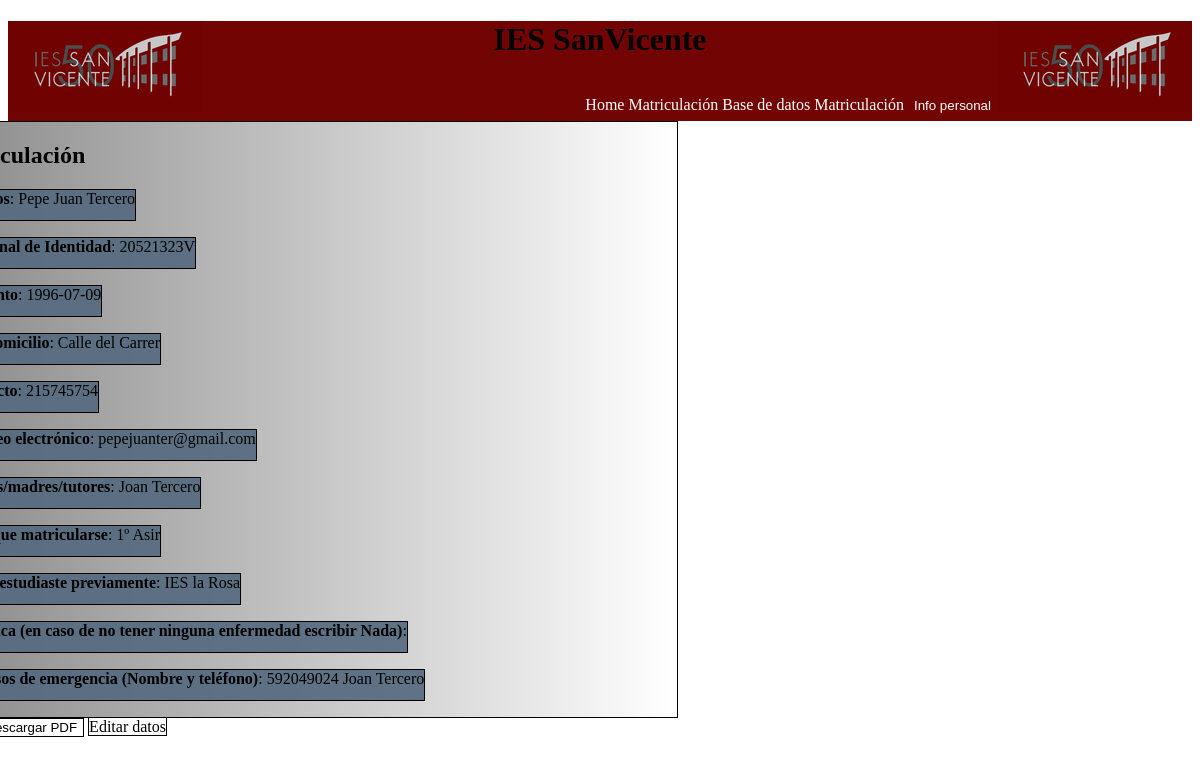
/proyecto_matriculaciones/php/info_mat.php?DNI=20521323V, run on the app's committed database.
### tables this page shows
CREATE TABLE `datos_mat` (
  `nombre_alu` varchar(250) NOT NULL,
  `fecha_nac` date NOT NULL,
  `direccion_dom` varchar(250) NOT NULL,
  `telefono` int(9) NOT NULL,
  `email` varchar(250) NOT NULL,
  `nombre_padre` varchar(250) NOT NULL,
  `DNI` varchar(9) NOT NULL,
  `curso_elegido` varchar(250) NOT NULL,
  `escuela_ant` varchar(250) NOT NULL,
  `inf_medica` varchar(250) NOT NULL,
  `cont_emergencia` varchar(250) NOT NULL
);

### proyecto_matriculaciones/php/info_mat.php (the view, shortened to what this page needs)
<!DOCTYPE html>
    <html>
        <head>
            <link rel="stylesheet" type="text/css" href="../css/estilos_info.css">
        </head>
        <body>
            <?php
                $host = "localhost";
                $nombrebd = "matriculacion";
                $user = "root";
                $pass = "";
                $bd = mysqli_connect($host, $user, $pass, $nombrebd);
                mysqli_set_charset($bd, "utf8");
                $DNI = $_GET['DNI'];
                $consulta = "SELECT * FROM datos_mat WHERE DNI= '$DNI' ";
                $resultat = mysqli_query($bd, $consulta);
            ?>
            <div class= "container">
                <div class="header">
                    <img src="../imgs/logo.png" alt="logoies" class="img1">
                    <img src="../imgs/logo.png" alt="logoies" class="img2">
                    <h1>IES SanVicente</h1>
                    <div class="menu">
                        <ul>
                            <li><a href = "../index.html" class="principal">Home</a></li>
                            <li><a href = "./form_mat.php" class="principal">Matriculación</a></li>
                            <li><a href = "./login.php" class="principal">Base de datos Matriculación</a></li>
                            <li class="menu"><button onclick="redireccion()">Info personal</button></li>
                        </ul>
                    </div>
                </div>
                <div class="main">
                    <div class ="content">
                        <div class="primero" id="primero">
                            <?php
                                        while ($fila = mysqli_fetch_assoc($resultat))
                                {
                                    $fecha = $fila['fecha_nac'];
                                    $direccion = $fila['direccion_dom'];
                                    $telefono = $fila['telefono'];
                                    $email = $fila['email'];
                                    $padres = $fila['nombre_padre'];
                                    $nombre = $fila['nombre_alu'];
                                    $nivel = $fila['curso_elegido'];
                                    $escuela_ant = $fila['escuela_ant'];
                                    $informacion_medica = $fila['inf_medica'];
                                    $contacto_emergencia = $fila['cont_emergencia'];
                                echo "
                                    <h2>Ficha Matriculación</h2>
                                    <p><strong>Nombre y apellidos</strong>:  $nombre  </p>
                                    <p><strong>Documento Nacional de Identidad</strong>:  $DNI  </p>
                                    <p><strong>Fecha de nacimiento</strong>: $fecha  </p>
                                    <p><strong>Dirección de su domicilio</strong>:  $direccion </p>
                                    <p><strong>Teléfono de contacto</strong>:  $telefono  </p>
                                    <p><strong>Dirección de correo electrónico</strong>:  $email  </p>
                                    <p><strong>Nombre de padres/madres/tutores</strong>: $padres </p>
                                    <p><strong>Curso elegido al que matricularse</strong>:  $nivel  </p>
                                    <p><strong>Escuela en la que estudiaste previamente</strong>:  $escuela_ant  </p>
                                    <p><strong>Información médica (en caso de no tener ninguna enfermedad escribir Nada)</strong>:  $informacion_medica  </p>
                                    <p><strong>Contacto para casos de emergencia (Nombre y teléfono)</strong>:  $contacto_emergencia  </p>
                                    ";
                                }
                            ?>
                        </div>
                        <div class="segundo">
                            <button onclick="generarPDF()" class="otros">Descargar PDF</button>
                            <a href='../index.html' class="otros">Editar datos</a>
                        </div>
                </div>
            </div>
        </body>
    </html>

### proyecto_matriculaciones/css/estilos_info.css (style rules this page uses)
body { background:white; }
div.header { background-color: #730404; color: #050303 ; text-align: center; padding: 0px; height: 100px; }
img.img1 { position: relative; float: left; }
img.img2 { position: relative; float:right; }
div.menu { position:relative; float:right; }
li { display: inline-block; color: white; text-decoration: none; }
.otros { text-decoration: none; color: black; border: 1px black solid; }
.principal { text-decoration: none; color: white; }
div.main { display: flex; justify-content: center; align-items: center; }
div.primero { border: 1px solid black; width: 800px; background: linear-gradient(to right ,grey , white); }
p { border: 1px black solid; height: 30px; width: fit-content; background: rgba(87, 108, 128, 0.925); }
button { background: none; border: 0; color: inherit; }

### data on the page
datos_mat: nombre_alu "Pepe Juan Tercero", fecha_nac "1996-07-09", direccion_dom "Calle del Carrer", telefono "215745754", email "pepejuanter@gmail.com", nombre_padre "Joan Tercero", curso_elegido "1º Asir", escuela_ant "IES la Rosa", cont_emergencia "592049024 Joan Tercero"
